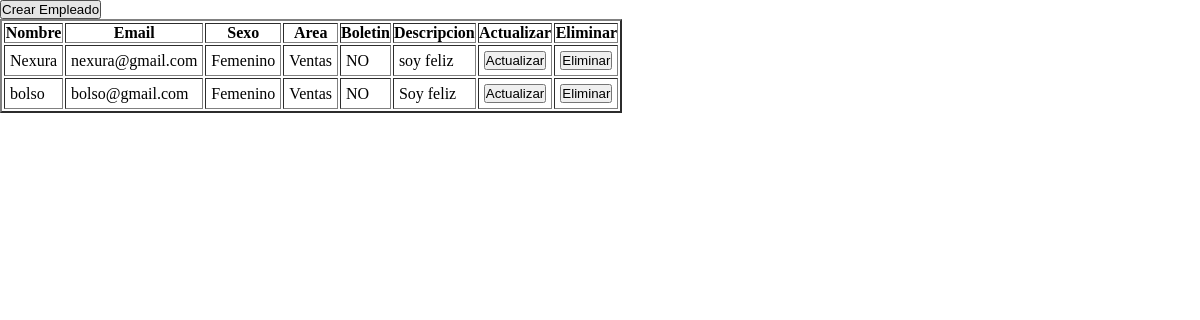
The page / on the database its author committed.
### tables this page shows
CREATE TABLE `tb_usuarios` (
  `usuario_id` int(11) NOT NULL,
  `usuario_nombre` varchar(100) NOT NULL,
  `usuario_email` varchar(100) NOT NULL,
  `usuario_sexo` varchar(100) NOT NULL,
  `usuario_area` varchar(100) NOT NULL,
  `usuario_boletin` tinyint(1) NOT NULL,
  `usuario_descripcion` varchar(100) NOT NULL
);

### Controller/TbUsuarioController.php (called while the page is built, shortened)
<?php
include_once('C:\xampp\htdocs\actividad\Model\TbUsuarioModel.php');
class TbUsuarioController{
	private $arrayAllUsu = array();
	public function listAllUsuarios(){
		$objetModel = new TbUsuarioModel();
		$result = $objetModel->getAllUsuario();
		$count = 0;
		while ($arrayUsu = mysql_fetch_assoc($result)) {
			$this->arrayAllUsu[$count]['usuario_id'] = $arrayUsu['usuario_id'];
			$this->arrayAllUsu[$count]['usuario_nombre'] = $arrayUsu['usuario_nombre'];
			$this->arrayAllUsu[$count]['usuario_email'] = $arrayUsu['usuario_email'];
			$this->arrayAllUsu[$count]['usuario_sexo'] = $arrayUsu['usuario_sexo'];
			$this->arrayAllUsu[$count]['usuario_area'] = $arrayUsu['usuario_area'];
			$this->arrayAllUsu[$count]['usuario_boletin'] = $arrayUsu['usuario_boletin'];
			$this->arrayAllUsu[$count]['usuario_descripcion'] = $arrayUsu['usuario_descripcion'];
			$count++;
		}
		return $this->arrayAllUsu;
	}
}
?>

### Model/TbUsuarioModel.php (called while the page is built, shortened)
<?php
class TbUsuarioModel{
	public function getAllUsuario(){
		$SQL = "SELECT *
				FROM tb_usuarios";
		$result = mysql_query($SQL) or die("Error al seleccionar:". mysql_error());
		return $result;
	}
}
?>

### index.php (the view, shortened to what this page needs)
<?php
include_once('C:\xampp\htdocs\actividad\Controller\TbUsuarioController.php');
?>
<!DOCTYPE html>
<html>
<head>
	<link rel="stylesheet" type="text/css" href="css/style.css">
<body>
<button type = 'submit'  name='Crear' >Crear Empleado</button>
<?php
	$objtController = new TbUsuarioController();
	$arrayAllUsu = $objtController->listAllUsuarios();
	if(count($arrayAllUsu) > 0 ){
?>
	<div>
		<table class = "tablaDatos" border="2">
			<thead>
				<tr>
					<th>Nombre</th>
					<th>Email</th>
					<th>Sexo</th>
					<th>Area</th>
					<th>Boletin</th>
					<th>Descripcion</th>
					<th>Actualizar</th>
					<th>Eliminar</th>
				</tr>
			</thead>
			<tbody>
<?php
$count = 0;
foreach ($arrayAllUsu as $key => $value) {
				echo "
					<tr>
						<td class='nombre".$count."' id='".$value['usuario_nombre']."'>".$value['usuario_nombre']."</td>
						<td class='email".$count."' id='".$value['usuario_email']."'>".$value['usuario_email']."</td>
						<td class='sexo".$count."' id='".$value['usuario_sexo']."'>".$value['usuario_sexo']."</td>
						<td class='area".$count."' id='".$value['usuario_area']."'>".$value['usuario_area']."</td>";
		if($value['usuario_boletin'] == "1"){
				echo "<td class='boletin".$count."' id='".$value['usuario_boletin']."'> SI </td>";
		}else{
				echo "<td class='boletin".$count."' id='".$value['usuario_boletin']."'> NO </td>";
		}
				echo "
				<td class='descripcion".$count."' id='".$value['usuario_descripcion']."'>".$value['usuario_descripcion']."</td>
				<td><button type = 'submit' class='".$count."' id='".$value['usuario_id']."' name='update'>Actualizar</button></td>
				<td><button type = 'submit'  id='".$value['usuario_id']."' name='delete'>Eliminar</button></td>
				</tr>";
$count++;
}?>
			</tbody>
		</table>
	</div>
<?php }else{ echo "No hay usuario registrados!!"; }?>
</body>
</html>

### css/style.css (style rules this page uses)
* { margin:0px; padding: 0px; }
body { background-color: white; }
.tablaDatos td { padding: 5px; }

### rows shown on the page
tb_usuarios: usuario_nombre "Nexura", usuario_email "nexura@gmail.com", usuario_sexo "Femenino", usuario_area "Ventas", usuario_descripcion "soy feliz"
tb_usuarios: usuario_nombre "bolso", usuario_email "bolso@gmail.com", usuario_sexo "Femenino", usuario_area "Ventas", usuario_descripcion "Soy feliz"
